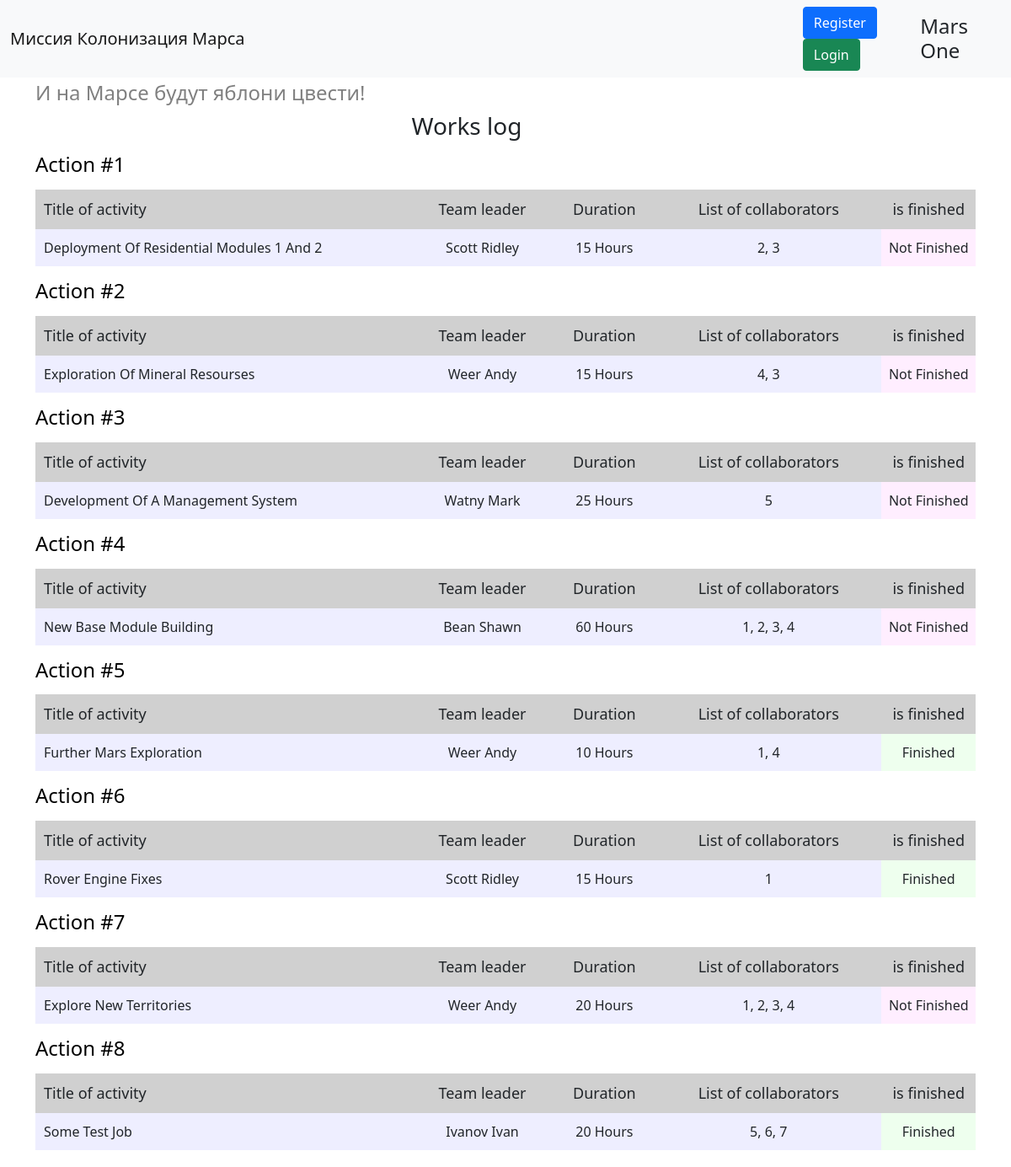
The page / on the database its author committed.
### __all_models.py (models this page shows)
class Jobs(SqlAlchemyBase):
    __tablename__ = "jobs"
    id = Column(Integer, primary_key=True, autoincrement=True)
    team_leader = Column(Integer, ForeignKey("users.id"))
    job = Column(String)
    work_size = Column(Integer)
    collaborators = Column(String)
    start_date = Column(DateTime)
    end_date = Column(DateTime, nullable=True)
    is_finished = Column(Boolean)

class User(SqlAlchemyBase, UserMixin):
    __tablename__ = 'users'
    id = Column(Integer, primary_key=True, autoincrement=True)
    surname = Column(String)
    name = Column(String)
    age = Column(Integer)
    position = Column(String)
    speciality = Column(String)
    address = Column(String)
    email = Column(String, unique=True)
    hashed_password = Column(String, default="password")
    modified_date = Column(DateTime, default=datetime.now)

### app.py (the view)
@app.route("/")
def works_log():
    query = session.query(Jobs, User).join(User)
    records = query.all()
    return render_template("works_log.html", title="Журнал работ",
                           records=records, current_user=current_user)

### templates/works_log.html (shortened to what this page needs)
{% extends "base.html" %}
{% block content %}
<h3 class="title">Works log</h3>
{% for job, user in records %}
<a href="/job/{{ job.id }}" class="link"><h4 class="action">Action #{{ loop.index }}</h4></a>
<div class="table-wrapper">
    <table>
        <tr>
            <th>Title of activity</th>
            <th>Team leader</th>
            <th>Duration</th>
            <th>List of collaborators</th>
            <th>is finished</th>
        </tr>
            <tr>
                <td style="width: 40%;">{{ job.job }}</td>
                <td>{{ user.surname }} {{ user.name }}</td>
                <td>{{ job.work_size }} hours</td>
                <td>{{ job.collaborators }}</td>
                {% if job.is_finished %}
                    <td class="is-finished">Finished</td>
                {% else %}
                    <td class="is-not-finished">Not Finished</td>
                {% endif %}
            </tr>
    </table>
</div>
{% endfor %}
{% endblock %}

### templates/base.html (shortened to what this page needs)
<!doctype html>
<html lang="en">
  <head>
    <link href="https://cdn.jsdelivr.net/npm/bootstrap@5.0.0-beta2/dist/css/bootstrap.min.css" rel="stylesheet">
    <link rel="stylesheet" type="text/css" href="{{url_for('static', filename='css/style.css')}}"/>
  </head>
  <body>
    <nav class="navbar navbar-light bg-light">
      <div class="container-fluid">
        <span><a href="/" class="navbar-brand mb-0 h1">Миссия Колонизация Марса</a></span>
        <div class="navbar-inner">
          {% if current_user.is_authenticated %}
            <a href="{{ url_for('logout') }}" class="navbar-name">{{ current_user.name }} {{ current_user.surname }}</a>
          {% else %}
          <div class="buttons-wrapper">
            <a href="{{ url_for('register') }}" class="btn btn-primary">Register</a>
            <a href="{{ url_for('login') }}" class="btn btn-success">Login</a>
          </div>
          {% endif %}
          <span class="nav-item h4 mr-10 mb-0">Mars One</span>
        </div>
      </div>
    </nav>
    <div class="container">
      <h4 class="mt-1">И на Марсе будут яблони цвести!</h4>
      {% block content %}{% endblock %}
    </div>
  </body>
</html>

### static/css/style.css (style rules this page uses)
body { padding-bottom: 20px; }
h4 { color: grey; }
.title { width: 20%; margin: 0 auto; }
.action { color: black; margin-top: 15px; }
table { width: 100%; margin-top: 15px; }
th { background-color: #d0d0d0; font-size: 18px; font-weight: normal; padding-top: 10px; padding-bottom: 10px; text-align: center; }
th:first-child { text-align-last: left; padding-left: 10px; }
td { background-color: #eeeeff; padding-top: 10px; padding-bottom: 10px; text-align: center; text-transform: capitalize; }
td:first-child { text-align-last: left; padding-left: 10px; }
td:last-child { text-transform: none; }
.is-not-finished { background-color: #ffeeff; width: 10%; }
.is-finished { background-color: #eeffee; width: 10%; }
.navbar-inner { display: flex; width: 20%; justify-content: space-between; align-items: center; }
.link { text-decoration: none; }

### rows shown on the page
Jobs: job "Deployment Of Residential Modules 1 And 2", surname "Scott", name "Ridley", work_size "15", collaborators "2, 3", is_finished "Not Finished"
Jobs: job "Exploration Of Mineral Resourses", surname "Weer", name "Andy", work_size "15", collaborators "4, 3", is_finished "Not Finished"
Jobs: job "Development Of A Management System", surname "Watny", name "Mark", work_size "25", collaborators "5", is_finished "Not Finished"
Jobs: job "New Base Module Building", surname "Bean", name "Shawn", work_size "60", collaborators "1, 2, 3, 4", is_finished "Not Finished"
Jobs: job "Further Mars Exploration", surname "Weer", name "Andy", work_size "10", collaborators "1, 4", is_finished "Finished"
Jobs: job "Rover Engine Fixes", surname "Scott", name "Ridley", work_size "15", collaborators "1", is_finished "Finished"
Jobs: job "Explore New Territories", surname "Weer", name "Andy", work_size "20", collaborators "1, 2, 3, 4", is_finished "Not Finished"
Jobs: job "Some Test Job", surname "Ivanov", name "Ivan", work_size "20", collaborators "5, 6, 7", is_finished "Finished"
